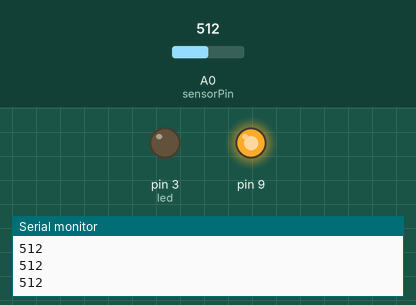
Recording of a sketch running on a simulated Arduino Uno, built with avr-gcc and run on an emulated ATmega328P. On the bench: output pins drawn as LEDs (lit = HIGH), the last lines printed to the serial monitor. Inputs (shaded band) come from the test bench; at power-on: A0 (sensorPin) = 512.

Above: at 1.2 s.
1.3 s: A0 (sensorPin) set to 989
2.8 s: A0 (sensorPin) set to 1008
At 3.2 s:
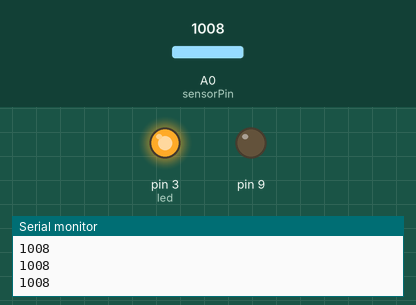
4.3 s: A0 (sensorPin) set to 990
At 5.5 s:
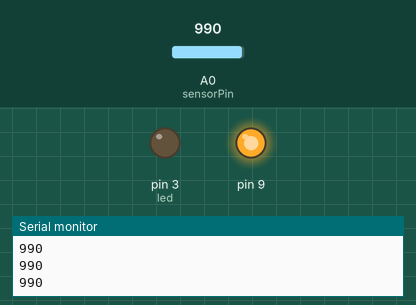
5.8 s: A0 (sensorPin) set to 1010
At 7.0 s:
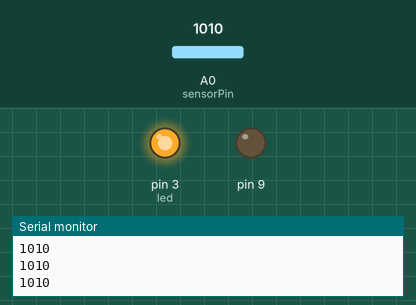
Timing chart, 0 to 8.3 s (numbered marks = the images above; inputs shaded):
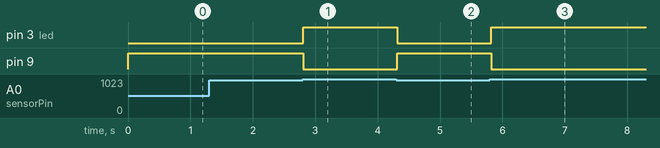

The sketch:

sketch_mar09g.ino
```cpp
int sensorPin = A0; // select the input pin for the LDR

int sensorValue = 0; // variable to store the value coming from the sensor

int led = 3;

void setup()
{
pinMode(9,OUTPUT);
pinMode(led, OUTPUT);

Serial.begin(9600); }

void loop()

{


sensorValue = analogRead(sensorPin);

Serial.println(sensorValue);
if(sensorValue>1000)
{digitalWrite(led,HIGH);
digitalWrite(9,LOW);}

else
{ digitalWrite(led,LOW);
digitalWrite(9,HIGH);}
delay(100);
}
```

Measured:
- the behaviour switches between 1000 and 1001 on A0 (sensorPin) (found by bisection; images 0 and 1)
- after the input at 2.8 s, pin 3 (led): LOW → HIGH at once; pin 9: HIGH → LOW at once
- after the input at 4.3 s, pin 3 (led): HIGH → LOW at once; pin 9: LOW → HIGH at once
- after the input at 5.8 s, pin 3 (led): LOW → HIGH at once; pin 9: HIGH → LOW at once
